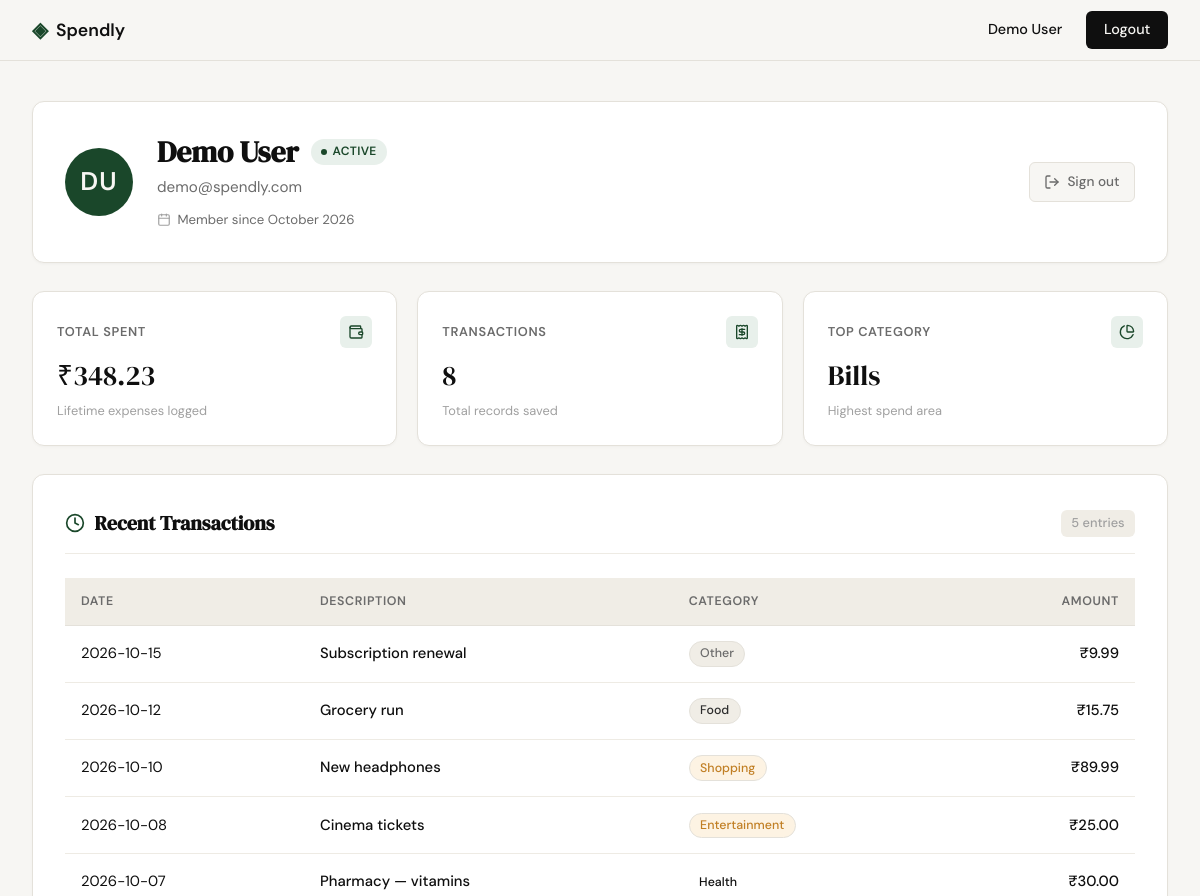
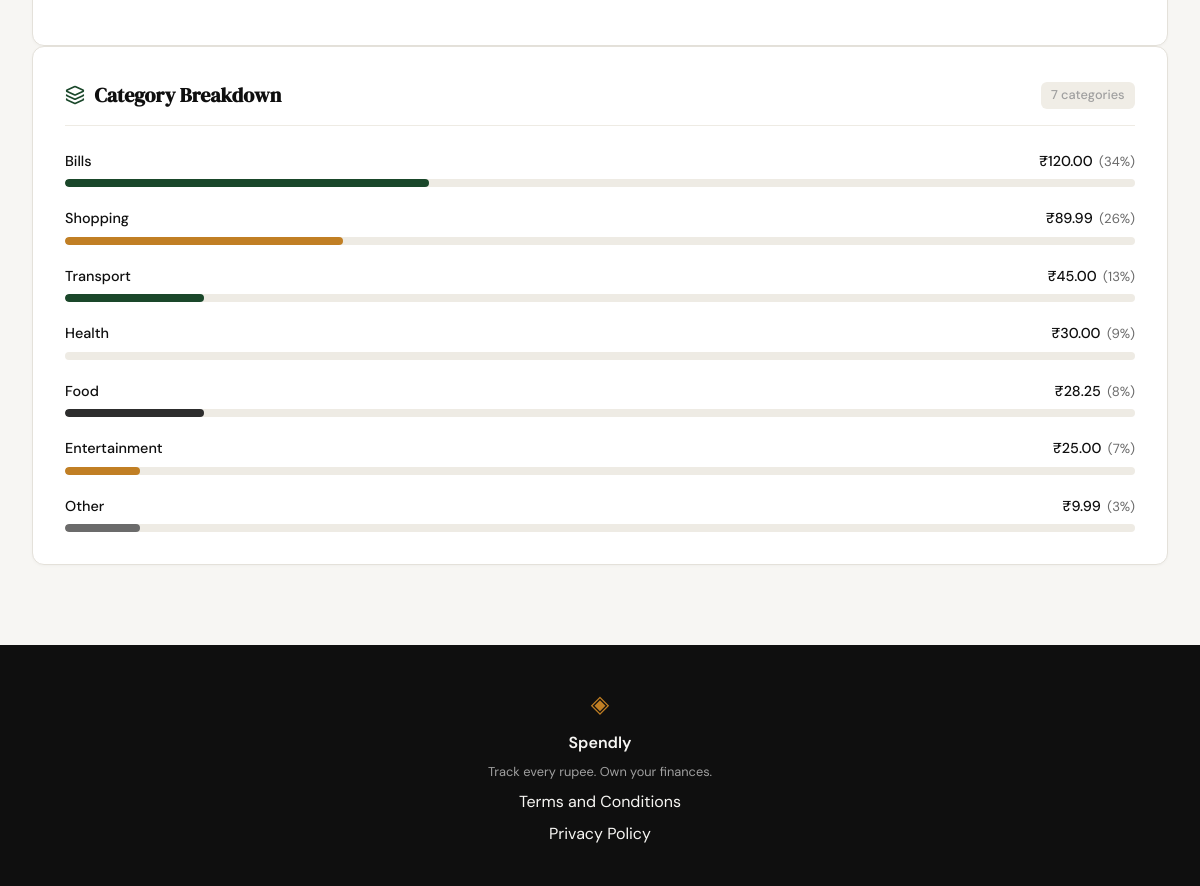
Screenshot of /profile (signed in) with the database file from the repository (2 pictures, top to bottom).
### tables this page shows
CREATE TABLE users (
            id            INTEGER PRIMARY KEY AUTOINCREMENT,
            name          TEXT    NOT NULL,
            email         TEXT    UNIQUE NOT NULL,
            password_hash TEXT    NOT NULL,
            created_at    TEXT    DEFAULT (datetime('now'))
        );

CREATE TABLE expenses (
            id          INTEGER PRIMARY KEY AUTOINCREMENT,
            user_id     INTEGER NOT NULL REFERENCES users(id),
            amount      REAL    NOT NULL,
            category    TEXT    NOT NULL,
            date        TEXT    NOT NULL,
            description TEXT,
            created_at  TEXT    DEFAULT (datetime('now'))
        );

### app.py (the view)
@app.route("/profile")
def profile():
    user_id = session.get("user_id")
    if not user_id:
        return redirect(url_for("login"))
    db = get_db()
    try:
        row = db.execute(
            "SELECT id, name, email, created_at FROM users WHERE id = ?",
            (user_id,),
        ).fetchone()
        if not row:
            session.clear()
            return redirect(url_for("login"))
        names = row["name"].strip().split()
        initials = "".join([n[0].upper() for n in names[:2]]) if names else "U"
        try:
            raw = row["created_at"].split(".")[0]
            member_since = datetime.strptime(raw, "%Y-%m-%d %H:%M:%S").strftime("%B %Y")
        except Exception:
            member_since = row["created_at"][:7] if row["created_at"] else "N/A"
        user = {
            "name": row["name"],
            "email": row["email"],
            "member_since": member_since,
            "initials": initials,
        }
        stats_row = db.execute(
            """SELECT COUNT(*) AS total_count,
                      COALESCE(SUM(amount), 0) AS total_spent
               FROM expenses WHERE user_id = ?""",
            (user_id,),
        ).fetchone()
        total_count = stats_row["total_count"]
        total_spent = stats_row["total_spent"]
        top_cat_row = db.execute(
            """SELECT category, SUM(amount) AS cat_total
               FROM expenses WHERE user_id = ?
               GROUP BY category ORDER BY cat_total DESC LIMIT 1""",
            (user_id,),
        ).fetchone()
        top_category = top_cat_row["category"] if top_cat_row else "—"
        stats = {
            "total_spent": total_spent,
            "transaction_count": total_count,
            "top_category": top_category,
        }
        tx_rows = db.execute(
            """SELECT date, description, category, amount
               FROM expenses WHERE user_id = ?
               ORDER BY date DESC, id DESC LIMIT 5""",
            (user_id,),
        ).fetchall()
        recent_transactions = [
            {"date": r["date"], "description": r["description"],
             "category": r["category"], "amount": r["amount"]}
            for r in tx_rows
        ]
        cat_rows = db.execute(
            """SELECT category, SUM(amount) AS cat_total
               FROM expenses WHERE user_id = ?
               GROUP BY category ORDER BY cat_total DESC""",
            (user_id,),
        ).fetchall()
        def _bar_class(pct):
            thresholds = [7, 13, 15, 26, 34, 50, 65, 80, 100]
            labels     = [7, 13, 15, 26, 34, 50, 65, 80, 100]
            for t in thresholds:
                if pct <= t:
                    return f"bar-w-{t}"
            return "bar-w-100"
        category_breakdown = []
        for r in cat_rows:
            pct = round((r["cat_total"] / total_spent * 100)) if total_spent else 0
            category_breakdown.append({
                "category": r["category"],
                "amount": r["cat_total"],
                "percentage": pct,
                "css_class": _bar_class(pct),
            })
    finally:
        db.close()
    return render_template(
        "profile.html",
        user=user,
        stats=stats,
        transactions=recent_transactions,
        categories=category_breakdown,
    )

### database/db.py (called while the page is built)
def get_db():
    conn = sqlite3.connect(os.path.abspath(_DB_PATH))
    conn.row_factory = sqlite3.Row
    conn.execute("PRAGMA foreign_keys = ON")
    return conn

### templates/profile.html (shortened to what this page needs)
{% extends "base.html" %}
{% block content %}
<section class="profile-section">
    <div class="profile-container">
        <div class="profile-header-card">
            <div class="profile-avatar">{{ user.initials }}</div>
            <div class="profile-header-info">
                <div class="profile-title-row">
                    <h1 class="profile-name">{{ user.name }}</h1>
                    <span class="profile-status-pill">
                        <span class="status-dot"></span>
                        Active
                    </span>
                </div>
                <p class="profile-email">{{ user.email }}</p>
                <div class="profile-badge">
                    <i data-lucide="calendar" class="badge-icon"></i>
                    <span>Member since {{ user.member_since }}</span>
                </div>
            </div>
            <div class="profile-header-action">
                <a href="{{ url_for('logout') }}" class="btn-profile-logout" title="Sign out">
                    <i data-lucide="log-out" class="action-icon"></i>
                    <span>Sign out</span>
                </a>
            </div>
        </div>
        <div class="profile-stats-grid">
            <div class="profile-stat-card">
                <div class="profile-stat-header">
                    <span class="profile-stat-label">Total Spent</span>
                    <div class="profile-stat-icon-wrap">
                        <i data-lucide="wallet" class="stat-icon"></i>
                    </div>
                </div>
                <span class="profile-stat-value">₹{{ "{:,.2f}".format(stats.total_spent) }}</span>
                <span class="profile-stat-hint">Lifetime expenses logged</span>
            </div>
            <div class="profile-stat-card">
                <div class="profile-stat-header">
                    <span class="profile-stat-label">Transactions</span>
                    <div class="profile-stat-icon-wrap">
                        <i data-lucide="receipt" class="stat-icon"></i>
                    </div>
                </div>
                <span class="profile-stat-value">{{ stats.transaction_count }}</span>
                <span class="profile-stat-hint">Total records saved</span>
            </div>
            <div class="profile-stat-card">
                <div class="profile-stat-header">
                    <span class="profile-stat-label">Top Category</span>
                    <div class="profile-stat-icon-wrap">
                        <i data-lucide="pie-chart" class="stat-icon"></i>
                    </div>
                </div>
                <span class="profile-stat-value">{{ stats.top_category }}</span>
                <span class="profile-stat-hint">Highest spend area</span>
            </div>
        </div>
        <div class="profile-main-grid">
            <div class="profile-card profile-card-transactions">
                <div class="profile-card-header">
                    <div class="card-header-left">
                        <i data-lucide="clock" class="card-header-icon"></i>
                        <h2 class="profile-card-title">Recent Transactions</h2>
                    </div>
                    <span class="profile-badge-count">{{ transactions|length }} entries</span>
                </div>
                <div class="table-responsive">
                    <table class="profile-table">
                        <thead>
                            <tr>
                                <th>Date</th>
                                <th>Description</th>
                                <th>Category</th>
                                <th class="text-right">Amount</th>
                            </tr>
                        </thead>
                        <tbody>
                            {% for tx in transactions %}
                            <tr>
                                <td class="tabular text-muted">{{ tx.date }}</td>
                                <td class="font-medium">{{ tx.description }}</td>
                                <td>
                                    <span class="category-badge badge-{{ tx.category|lower }}">
                                        {{ tx.category }}
                                    </span>
                                </td>
                                <td class="tabular font-medium text-right">₹{{ "{:,.2f}".format(tx.amount) }}</td>
                            </tr>
                            {% endfor %}
                        </tbody>
                    </table>
                </div>
            </div>
            <div class="profile-card profile-card-breakdown">
                <div class="profile-card-header">
                    <div class="card-header-left">
                        <i data-lucide="layers" class="card-header-icon"></i>
                        <h2 class="profile-card-title">Category Breakdown</h2>
                    </div>
                    <span class="profile-badge-count">{{ categories|length }} categories</span>
                </div>
                <div class="category-breakdown-list">
                    {% for cat in categories %}
                    <div class="breakdown-item">
                        <div class="breakdown-info">
                            <span class="breakdown-name font-medium">{{ cat.category }}</span>
                            <div class="breakdown-figures">
                                <span class="breakdown-amount tabular">₹{{ "{:,.2f}".format(cat.amount) }}</span>
                                <span class="breakdown-percentage tabular">({{ cat.percentage }}%)</span>
                            </div>
                        </div>
                        <div class="breakdown-bar-track">
                            <div class="breakdown-bar-fill bar-fill-{{ cat.category|lower }} {{ cat.css_class }}"></div>
                        </div>
                    </div>
                    {% endfor %}
                </div>
            </div>
        </div>
    </div>
</section>
{% endblock %}

### templates/base.html (shortened to what this page needs)
<!DOCTYPE html>
<html lang="en">
<head>
    <link rel="stylesheet" href="{{ url_for('static', filename='css/style.css') }}">
</head>
<body>
    <nav class="navbar">
        <div class="nav-inner">
            <a href="{{ url_for('landing') }}" class="nav-brand">
                <span class="brand-icon">◈</span>
                <span class="brand-name">Spendly</span>
            </a>
            <div class="nav-links">
                {% if session.get('user_id') %}
                <a href="{{ url_for('profile') }}" class="nav-user">{{ session.get('user_name', 'Profile') }}</a>
                <a href="{{ url_for('logout') }}" class="nav-cta">Logout</a>
                {% else %}
                <a href="{{ url_for('login') }}">Sign in</a>
                <a href="{{ url_for('register') }}" class="nav-cta">Get started</a>
                {% endif %}
            </div>
        </div>
    </nav>
    <main class="main-content">
        {% block content %}{% endblock %}
    </main>
    <footer class="footer">
        <div class="footer-inner">
            <span class="brand-icon">◈</span>
            <span class="footer-name">Spendly</span>
            <p class="footer-copy">Track every rupee. Own your finances.</p>
            <a href="/terms">Terms and Conditions</a>
            <a href="/privacy">Privacy Policy</a>
        </div>
    </footer>
</body>
</html>

### rows the page displays
users: get "Demo User", name "Demo User", email "demo@spendly.com"
expenses: top_category "Bills", category "Bills", amount "120.00", percentage "34"
expenses: date "2026-10-15", description "Subscription renewal", category "Other", amount "9.99", percentage "3"
expenses: date "2026-10-12", description "Grocery run", category "Food", amount "15.75"
expenses: date "2026-10-10", description "New headphones", category "Shopping", amount "89.99", percentage "26"
expenses: date "2026-10-08", description "Cinema tickets", category "Entertainment", amount "25.00", percentage "7"
expenses: date "2026-10-07", description "Pharmacy — vitamins", category "Health", amount "30.00", percentage "9"
expenses: category "Transport", amount "45.00", percentage "13"

### other values shown
{{ user.initials }} "DU"
{{ user.member_since }} "October 2026"
{{ "{:,.2f}".format(stats.total_spent) }} "348.23"
{{ stats.transaction_count }} "8"
{{ transactions|length }} "5"
{{ categories|length }} "7"
{{ cat.category }} "Food"
{{ "{:,.2f}".format(cat.amount) }} "28.25"
{{ cat.percentage }} "8"
